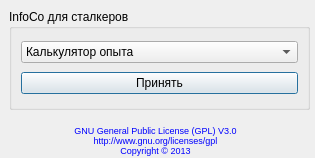
<?xml version="1.0" encoding="UTF-8"?>
<ui version="4.0">
 <class>InfoCOClass</class>
 <widget class="QDialog" name="InfoCOClass">
  <property name="geometry">
   <rect>
    <x>0</x>
    <y>0</y>
    <width>315</width>
    <height>158</height>
   </rect>
  </property>
  <property name="maximumSize">
   <size>
    <width>315</width>
    <height>999</height>
   </size>
  </property>
  <property name="windowTitle">
   <string>InfoCO by Lovepsone</string>
  </property>
  <property name="windowIcon">
   <iconset resource="infoco.qrc">
    <normaloff>:/InfoCO/infoco.ico</normaloff>:/InfoCO/infoco.ico</iconset>
  </property>
  <widget class="QGroupBox" name="MainGroupBox">
   <property name="geometry">
    <rect>
     <x>9</x>
     <y>9</y>
     <width>301</width>
     <height>101</height>
    </rect>
   </property>
   <property name="title">
    <string>InfoCo для сталкеров</string>
   </property>
   <layout class="QGridLayout" name="gridLayout">
    <item row="0" column="0">
     <widget class="QComboBox" name="MainOptionBox">
      <property name="currentIndex">
       <number>0</number>
      </property>
      <item>
       <property name="text">
        <string>Калькулятор опыта</string>
       </property>
      </item>
      <item>
       <property name="text">
        <string>Списки ПК/Кидалов/Кланов</string>
       </property>
      </item>
      <item>
       <property name="text">
        <string>Карты СО</string>
       </property>
      </item>
      <item>
       <property name="text">
        <string>Информация о программе</string>
       </property>
      </item>
     </widget>
    </item>
    <item row="2" column="0">
     <widget class="QPushButton" name="MainAccept">
      <property name="text">
       <string>Принять</string>
      </property>
     </widget>
    </item>
   </layout>
  </widget>
  <widget class="QLabel" name="TxtInfo">
   <property name="geometry">
    <rect>
     <x>70</x>
     <y>120</y>
     <width>171</width>
     <height>51</height>
    </rect>
   </property>
   <property name="palette">
    <palette>
     <active>
      <colorrole role="WindowText">
       <brush brushstyle="SolidPattern">
        <color alpha="255">
         <red>0</red>
         <green>0</green>
         <blue>255</blue>
        </color>
       </brush>
      </colorrole>
     </active>
     <inactive>
      <colorrole role="WindowText">
       <brush brushstyle="SolidPattern">
        <color alpha="255">
         <red>0</red>
         <green>0</green>
         <blue>255</blue>
        </color>
       </brush>
      </colorrole>
     </inactive>
     <disabled>
      <colorrole role="WindowText">
       <brush brushstyle="SolidPattern">
        <color alpha="255">
         <red>120</red>
         <green>120</green>
         <blue>120</blue>
        </color>
       </brush>
      </colorrole>
     </disabled>
    </palette>
   </property>
   <property name="font">
    <font>
     <pointsize>7</pointsize>
     <italic>false</italic>
     <strikeout>false</strikeout>
    </font>
   </property>
   <property name="text">
    <string>GNU General Public License (GPL) V3.0
http://www.gnu.org/licenses/gpl
Copyright © 2013
</string>
   </property>
   <property name="alignment">
    <set>Qt::AlignCenter</set>
   </property>
  </widget>
 </widget>
 <tabstops>
  <tabstop>MainOptionBox</tabstop>
  <tabstop>MainAccept</tabstop>
 </tabstops>
 <resources>
  <include location="infoco.qrc"/>
 </resources>
 <connections/>
</ui>
